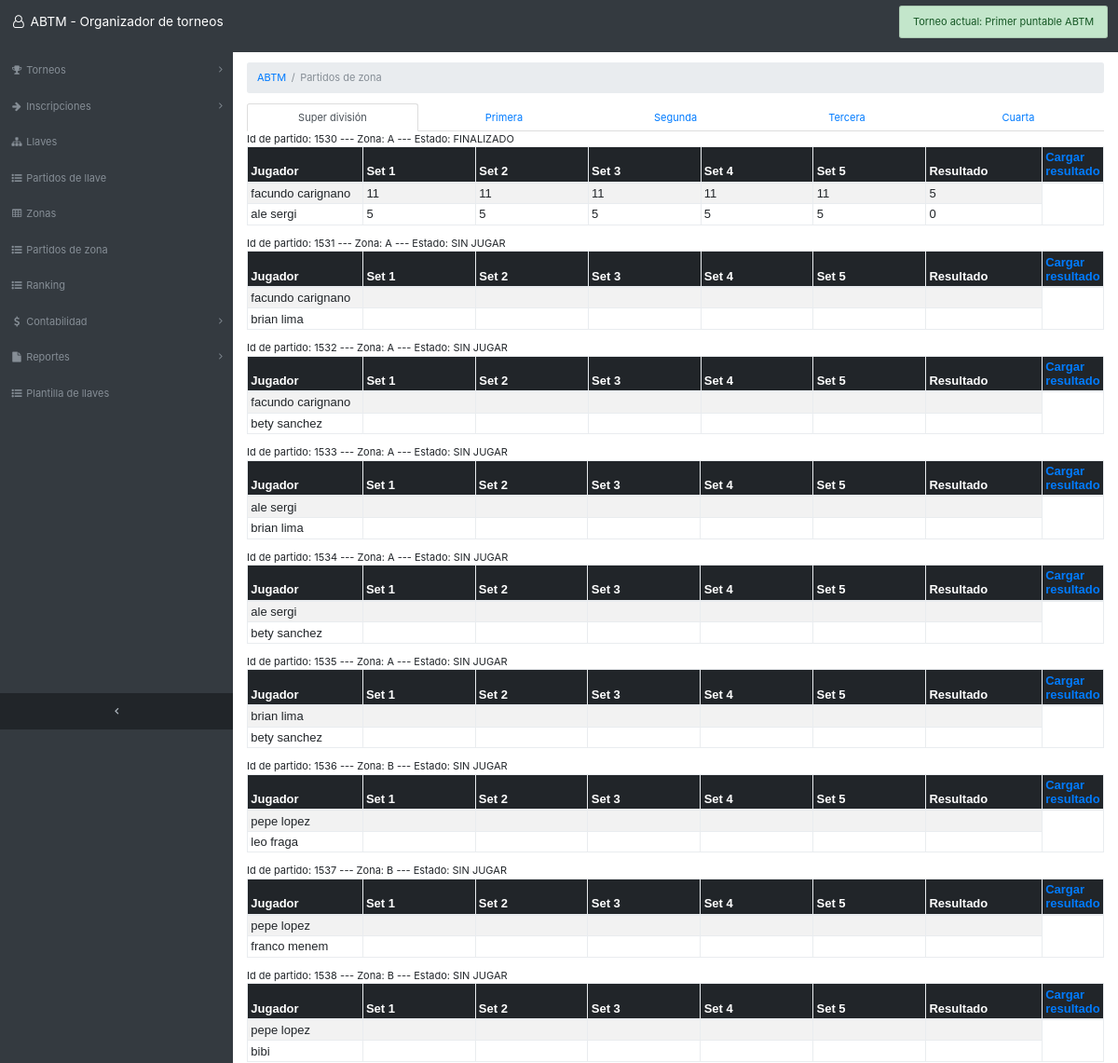
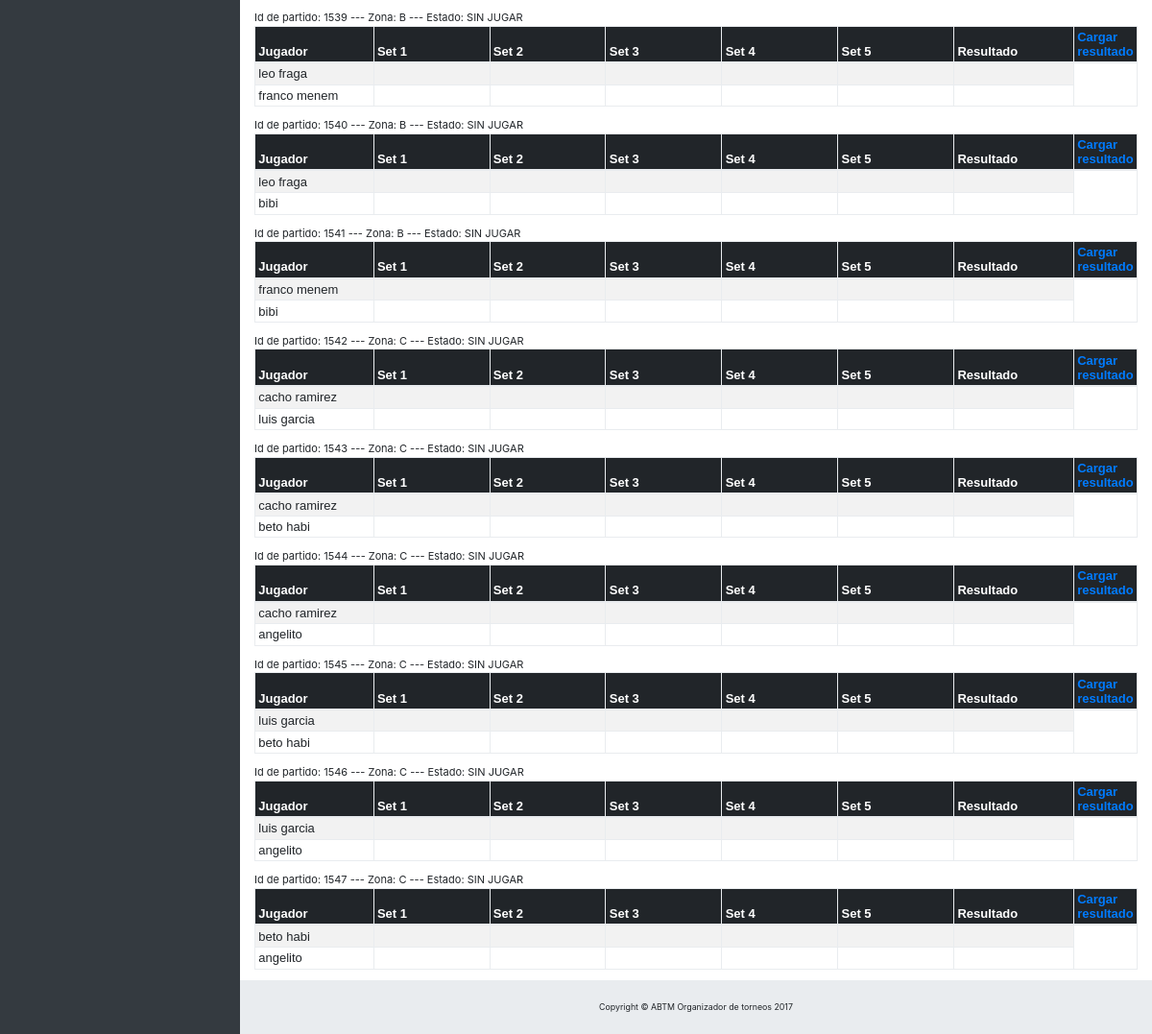
The page /index.php/welcome/partidos on the database its author committed (2 pictures, top to bottom).
### tables this page shows
CREATE TABLE IF NOT EXISTS `partido` (
  `id` bigint(20) NOT NULL AUTO_INCREMENT,
  `jugador1` bigint(20) DEFAULT NULL,
  `jugador2` bigint(20) DEFAULT NULL,
  `cant_sets` int(11) DEFAULT NULL,
  `set11` int(11) DEFAULT NULL,
  `set12` int(11) DEFAULT NULL,
  `set13` int(11) DEFAULT NULL,
  `set14` int(11) DEFAULT NULL,
  `set15` int(11) DEFAULT NULL,
  `set21` int(11) DEFAULT NULL,
  `set22` int(11) DEFAULT NULL,
  `set23` int(11) DEFAULT NULL,
  `set24` int(11) DEFAULT NULL,
  `set25` int(11) DEFAULT NULL,
  `resultado1` int(11) DEFAULT NULL,
  `resultado2` int(11) DEFAULT NULL,
  `estado` varchar(50) DEFAULT NULL,
  `torneo` bigint(20) DEFAULT NULL,
  `categoria` int(11) DEFAULT NULL,
  `tipo` varchar(50) DEFAULT NULL,
  `id_zona` bigint(20) DEFAULT NULL,
  `id_llave1` bigint(20) DEFAULT NULL,
  `id_llave2` bigint(20) DEFAULT NULL,
  PRIMARY KEY (`id`)
);

CREATE TABLE IF NOT EXISTS `zona` (
  `id` bigint(20) NOT NULL AUTO_INCREMENT,
  `letra` char(50) DEFAULT NULL,
  `torneo` bigint(20) DEFAULT NULL,
  `categoria` int(11) DEFAULT NULL,
  `jugador1` bigint(20) DEFAULT NULL,
  `jugador2` bigint(20) DEFAULT NULL,
  `jugador3` bigint(20) DEFAULT NULL,
  `jugador4` bigint(20) DEFAULT NULL,
  `jugador5` bigint(20) DEFAULT NULL,
  `pos1` int(11) DEFAULT NULL,
  `pos2` int(11) DEFAULT NULL,
  `pos3` int(11) DEFAULT NULL,
  `pos4` int(11) DEFAULT NULL,
  `pos5` int(11) DEFAULT NULL,
  `estado` varchar(50) DEFAULT NULL,
  `fechahora` datetime DEFAULT CURRENT_TIMESTAMP,
  PRIMARY KEY (`id`)
);

CREATE TABLE IF NOT EXISTS `jugador` (
  `id` bigint(20) NOT NULL AUTO_INCREMENT,
  `nombre` varchar(200) DEFAULT NULL,
  `edad` int(11) DEFAULT NULL,
  `categoria` int(11) DEFAULT NULL,
  PRIMARY KEY (`id`)
);

### application/controllers/Welcome.php (called while the page is built, shortened)
<?php
class Welcome extends CI_Controller {
	function __construct(){
		$this->load->model('torneo_model');
	}
	public function partidos()
	{
		$torneo = $this->torneo_model->obtenerTorneoActual();
		$data=array();
		$row = $torneo->first_row();
		$partidos_sd=  $this->torneo_model->obtenerPartidos($row->id, 0, 'ZONA');
		if (isset($partidos_sd))
		$data['partidos_sd']= $partidos_sd->result();
		$t['nombre_torneo']= $row->nombre;
		$this->load->view('menu');
		$this->load->view('header', $t);
		$this->load->view('partidos', $data);
	}
}

### index.php (called while the page is built, shortened)
<?php
require_once BASEPATH.'core/CodeIgniter.php';

### application/models/torneo_model.php (called while the page is built, shortened)
<?php
class torneo_model extends CI_Model {
	public function obtenerTorneoActual()
	{
	    $this->db->where('activo =', TRUE);
	    $q= $this->db->get('torneo');
	    if ($q->num_rows() >0 ) return $q;
	}
	function obtenerPartidos($torneo, $categoria, $tipo){
		if ($tipo == 'ZONA')
			$this->db->select('p.id, j1.nombre as jugador1, j2.nombre as jugador2, p.set11, p.set12, p.set13, p.set14, p.set15, p.set21, p.set22, p.set23, p.set24, p.set25, p.resultado1, p.resultado2, z.letra as zona, p.estado');
		$this->db->from('partido as p');
		$this->db->where('p.torneo =', $torneo);
		$this->db->where('p.categoria =', $categoria);
		$this->db->where('p.tipo =', $tipo);
		$this->db->join('jugador as j1', 'j1.id = p.jugador1');
		$this->db->join('jugador as j2', 'j2.id = p.jugador2');
		if ($tipo == 'ZONA')
			$this->db->join('zona as z', 'z.id = p.id_zona');
		$query = $this->db->get();
		if ($query->num_rows() >0 ) return $query;
			}
}
?>

### application/views/partidos.php (the view, shortened to what this page needs)
    <div class="content-wrapper">
      <div class="container-fluid">
        <ol class="breadcrumb">
          <li class="breadcrumb-item">
            <a href="#">ABTM</a>
          </li>
          <li class="breadcrumb-item active">Partidos de zona</li>
        </ol>
<ul class="nav nav-tabs nav-justified" role="tablist">
 <li class="nav-item">
    <a class="nav-link active" data-toggle="tab" href="#sd" role="tab">Super división</a>
  </li>
  <li class="nav-item">
    <a class="nav-link" data-toggle="tab" href="#primera" role="tab">Primera</a>
  </li>
  <li class="nav-item">
    <a class="nav-link" data-toggle="tab" href="#segunda" role="tab">Segunda</a>
  </li>
  <li class="nav-item">
    <a class="nav-link" data-toggle="tab" href="#tercera" role="tab">Tercera</a>
  </li>
  <li class="nav-item">
    <a class="nav-link" data-toggle="tab" href="#cuarta" role="tab">Cuarta</a>
  </li>
</ul>
<div class="tab-content">
    <div class="tab-pane active" id="sd" role="tabpanel">
                        <?php
                                    if (isset($partidos_sd)){
                                     for($i=0; $i<sizeof($partidos_sd); $i++){ ?>
                        <div class="panel-heading">
                           Id de partido: <?php echo $partidos_sd[$i]->id;?>
                           ---
                           Zona: <?php echo $partidos_sd[$i]->zona;?>
                           ---
                           Estado: <?php echo $partidos_sd[$i]->estado;?>
                        </div>
                        <div class="panel-body">
                            <div class="table-responsive">
                                <table class="table table-striped table-bordered table-hover table-sm">
                                    <thead class="thead-inverse">
                                        <tr>
                                            <th>Jugador</th>
                                            <th>Set 1</th>
                                            <th>Set 2</th>
                                            <th>Set 3</th>
                                            <th>Set 4</th>
                                            <th>Set 5</th>
                                            <th>Resultado</th>
                                            <th rowspan="3">
                                             <a href="<?php echo base_url() ?>Welcome/editarPartido/<?php echo $partidos_sd[$i]->id; ?>"> Cargar resultado</a>
                                             </th>
                                        </tr>
                                    </thead>
                                    <tbody>
                                        <tr>
                                            <td><?php echo $partidos_sd[$i]->jugador1;?>
                                            </td>
                                            <td><?php echo $partidos_sd[$i]->set11;?>
                                            </td>
                                            <td><?php echo $partidos_sd[$i]->set12;?>
                                            </td>
                                            <td><?php echo $partidos_sd[$i]->set13;?>
                                            </td>
                                            <td><?php echo $partidos_sd[$i]->set14;?>
                                            </td>
                                            <td><?php echo $partidos_sd[$i]->set15;?>
                                            </td>
                                            <td><?php echo $partidos_sd[$i]->resultado1;?>
                                            </td>
                                        </tr>
                                        <tr>
                                            <td><?php echo $partidos_sd[$i]->jugador2;?>
                                            </td>
                                            <td><?php echo $partidos_sd[$i]->set21;?>
                                            </td>
                                            <td><?php echo $partidos_sd[$i]->set22;?>
                                            </td>
                                            <td><?php echo $partidos_sd[$i]->set23;?>
                                            </td>
                                            <td><?php echo $partidos_sd[$i]->set24;?>
                                            </td>
                                            <td><?php echo $partidos_sd[$i]->set25;?>
                                            </td>
                                            <td><?php echo $partidos_sd[$i]->resultado2;?>
                                            </td>
                                        </tr>
                                    </tbody>
                                </table>
                            </div>
                        </div>
                        <?php } }?>
      </div>
  </div>
      </div>
    </div>
    <footer class="sticky-footer">
      <div class="container">
        <div class="text-center">
          <small>Copyright &copy; ABTM Organizador de torneos 2017</small>
        </div>
      </div>
    </footer>
  </body>
</html>

### application/views/menu.php (shortened to what this page needs)
<!DOCTYPE html>
<html lang="en">
  <head>
    <link href="<?=base_url()?>bootstraptemplate/vendor/bootstrap/css/bootstrap.min.css" rel="stylesheet">
    <link href="<?=base_url()?>bootstraptemplate/vendor/font-awesome/css/font-awesome.min.css" rel="stylesheet" type="text/css">
    <link href="<?=base_url()?>bootstraptemplate/vendor/datatables/dataTables.bootstrap4.css" rel="stylesheet">
    <link href="<?=base_url()?>bootstraptemplate/css/sb-admin.css" rel="stylesheet">
    <link href="<?=base_url()?>bootstraptemplate/css/llave.css" rel="stylesheet">
    <link href="<?=base_url()?>bootstraptemplate/css/tablero.css" rel="stylesheet">
  </head>
  <body class="fixed-nav sticky-footer bg-dark" id="page-top">
    <nav class="navbar navbar-expand-lg navbar-dark bg-dark fixed-top" id="mainNav">
      <a class="navbar-brand" href="<?=base_url()?>"><i class="fa fa-fw fa-user-o" aria-hidden="true"></i>
ABTM - Organizador de torneos</a>
      <div class="collapse navbar-collapse" id="navbarResponsive">
        <ul class="navbar-nav navbar-sidenav" id="exampleAccordion">
          <li class="nav-item" data-toggle="tooltip" data-placement="right" title="Torneos">
            <a class="nav-link nav-link-collapse collapsed" data-toggle="collapse" href="#collapseTorneos" data-parent="#exampleAccordion">
              <i class="fa fa-fw fa-trophy"></i>
              <span class="nav-link-text">
                Torneos</span>
            </a>
          </li>
          <li class="nav-item" data-toggle="tooltip" data-placement="right" title="Inscripciones">
            <a class="nav-link nav-link-collapse collapsed" data-toggle="collapse" href="#collapseInscripciones" data-parent="#exampleAccordion">
              <i class="fa fa-fw fa-arrow-right"></i>
              <span class="nav-link-text">
                Inscripciones</span>
            </a>
          </li>
          <li class="nav-item" data-toggle="tooltip" data-placement="right" title="Llaves">
            <a class="nav-link" href="<?=base_url()?>Welcome/llaves">
              <i class="fa fa-fw fa-sitemap"></i>
              <span class="nav-link-text">
                Llaves</span>
            </a>
          </li>
             <li class="nav-item" data-toggle="tooltip" data-placement="right" title="Partidos de llave">
            <a class="nav-link" href="<?=base_url()?>Welcome/partidos_de_llave">
              <i class="fa fa-fw fa-list-ul"></i>
              <span class="nav-link-text">
                Partidos de llave</span>
            </a>
          </li>
          <li class="nav-item" data-toggle="tooltip" data-placement="right" title="Zonas">
            <a class="nav-link" href="<?=base_url()?>Welcome/zonas">
              <i class="fa fa-fw fa-table"></i>
              <span class="nav-link-text">
                Zonas</span>
            </a>
          </li>
           <li class="nav-item" data-toggle="tooltip" data-placement="right" title="Partidos de zona">
            <a class="nav-link" href="<?=base_url()?>Welcome/partidos">
              <i class="fa fa-fw fa-list-ul"></i>
              <span class="nav-link-text">
                Partidos de zona</span>
            </a>
          </li>
             <li class="nav-item" data-toggle="tooltip" data-placement="right" title="Ranking">
            <a class="nav-link" href="<?=base_url()?>Welcome/ranking">
              <i class="fa fa-fw fa-list-ul"></i>
              <span class="nav-link-text">
                Ranking</span>
            </a>
          </li>
          <li class="nav-item" data-toggle="tooltip" data-placement="right" title="Contabilidad">
            <a class="nav-link nav-link-collapse collapsed" data-toggle="collapse" href="#collapseComponents" data-parent="#exampleAccordion">
              <i class="fa fa-fw fa-usd"></i>
              <span class="nav-link-text">
                Contabilidad</span>
            </a>
          </li>
          <li class="nav-item" data-toggle="tooltip" data-placement="right" title="Reportes">
            <a class="nav-link nav-link-collapse collapsed" data-toggle="collapse" href="#collapseExamplePages" data-parent="#exampleAccordion">
              <i class="fa fa-fw fa-file"></i>
              <span class="nav-link-text">
                Reportes</span>
            </a>
          </li>
           <li class="nav-item" data-toggle="tooltip" data-placement="right" title="Plantilla de llaves">
            <a class="nav-link" href="<?=base_url()?>Welcome/plantilla_llaves">
              <i class="fa fa-fw fa-list-ul"></i>
              <span class="nav-link-text">
                Plantilla de llaves</span>
            </a>
          </li>
        </ul>
        <ul class="navbar-nav sidenav-toggler">
          <li class="nav-item">
            <a class="nav-link text-center" id="sidenavToggler">
              <i class="fa fa-fw fa-angle-left"></i>
            </a>
          </li>
        </ul>

### application/views/header.php
   <ul class="navbar-nav ml-auto">
   <li class="list-group-item list-group-item-success">Torneo actual: <?php echo $nombre_torneo; ?></li>
    </ul>
  </div>
</nav>

### rows shown on the page
partido: id "1530", id_zona.letra "A", estado "FINALIZADO", jugador.nombre "facundo carignano", set11 "11", set12 "11", set13 "11", set14 "11", set15 "11", resultado1 "5", jugador.nombre "ale sergi", set21 "5", set22 "5", set23 "5", set24 "5", set25 "5", resultado2 "0"
partido: id "1531", id_zona.letra "A", estado "SIN JUGAR", jugador.nombre "facundo carignano", jugador.nombre "brian lima"
partido: id "1532", id_zona.letra "A", estado "SIN JUGAR", jugador.nombre "facundo carignano", jugador.nombre "bety sanchez"
partido: id "1533", id_zona.letra "A", estado "SIN JUGAR", jugador.nombre "ale sergi", jugador.nombre "brian lima"
partido: id "1534", id_zona.letra "A", estado "SIN JUGAR", jugador.nombre "ale sergi", jugador.nombre "bety sanchez"
partido: id "1535", id_zona.letra "A", estado "SIN JUGAR", jugador.nombre "brian lima", jugador.nombre "bety sanchez"
partido: id "1536", id_zona.letra "B", estado "SIN JUGAR", jugador.nombre "pepe lopez", jugador.nombre "leo fraga"
partido: id "1537", id_zona.letra "B", estado "SIN JUGAR", jugador.nombre "pepe lopez", jugador.nombre "franco menem"
partido: id "1538", id_zona.letra "B", estado "SIN JUGAR", jugador.nombre "pepe lopez", jugador.nombre "bibi"
partido: id "1539", id_zona.letra "B", estado "SIN JUGAR", jugador.nombre "leo fraga", jugador.nombre "franco menem"
partido: id "1540", id_zona.letra "B", estado "SIN JUGAR", jugador.nombre "leo fraga", jugador.nombre "bibi"
partido: id "1541", id_zona.letra "B", estado "SIN JUGAR", jugador.nombre "franco menem", jugador.nombre "bibi"
partido: id "1542", id_zona.letra "C", estado "SIN JUGAR", jugador.nombre "cacho ramirez", jugador.nombre "luis garcia"
partido: id "1543", id_zona.letra "C", estado "SIN JUGAR", jugador.nombre "cacho ramirez", jugador.nombre "beto habi"
partido: id "1544", id_zona.letra "C", estado "SIN JUGAR", jugador.nombre "cacho ramirez", jugador.nombre "angelito"
partido: id "1545", id_zona.letra "C", estado "SIN JUGAR", jugador.nombre "luis garcia", jugador.nombre "beto habi"
partido: id "1546", id_zona.letra "C", estado "SIN JUGAR", jugador.nombre "luis garcia", jugador.nombre "angelito"
partido: id "1547", id_zona.letra "C", estado "SIN JUGAR", jugador.nombre "beto habi", jugador.nombre "angelito"

### other values the page prints
$nombre_torneo "Primer puntable ABTM"
